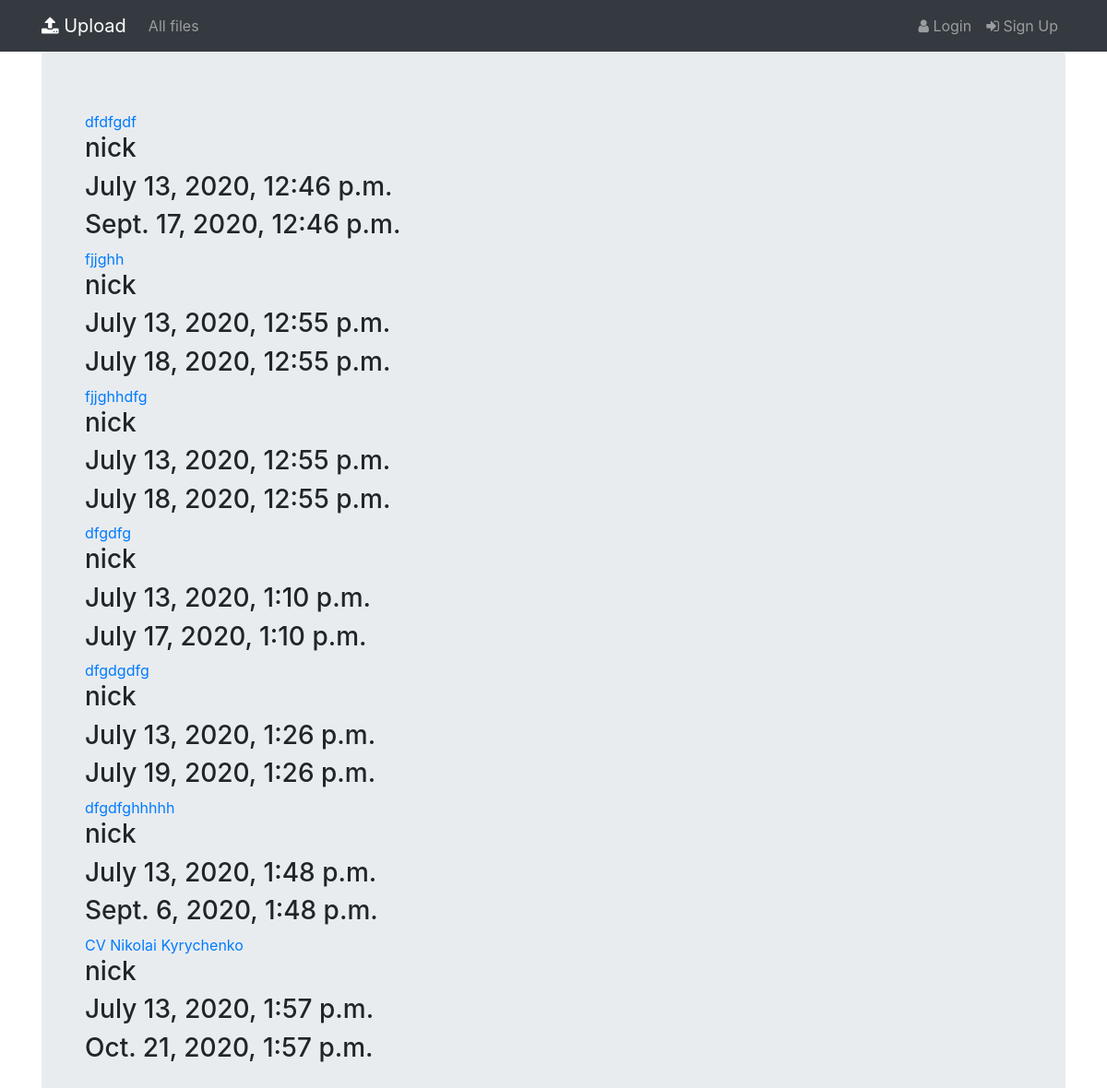
Page /all/ on the committed database.
### file_storage/models.py (models this page shows, shortened)
class UserFile(models.Model):
    user = models.ForeignKey(User, related_name="files",on_delete=models.CASCADE)
    filename = models.CharField(max_length=100,unique=True)
    file = models.FileField(upload_to='uploads/')
    slug = AutoSlugField(populate_from='filename')
    created_at = models.DateTimeField(null=True)
    estimation = models.PositiveIntegerField()
    expiration_date = models.DateTimeField(null=True)
    countdown = models.CharField(max_length=100)

### file_storage/views.py (the view)
# urls.py: path('all/', views.FileList.as_view(),name='all'),
class FileList(ListView):
    model = models.UserFile
    template_name = 'file_storage/all.html'
    context_object_name = 'file_list'

### file_storage/templates/file_storage/all.html
{% extends "base.html" %}
{% load bootstrap4 %}
{% block content %}
<div class="container">
  {% for userfile in file_list %}
    <a href="{% url 'file_storage:detail' slug=userfile.slug %}">{{ userfile.filename }}</a>
    <h3>{{ userfile.user }}</h3>
    <h3>{{ userfile.created_at }}</h3>
    <h3>{{ userfile.expiration_date }}</h3>
  {% endfor %}
</div>
{% endblock %}

### templates/base.html (shortened to what this page needs)
<!DOCTYPE html>
{% load static %}
<html>
  <head>
    <link rel="stylesheet" href="https://stackpath.bootstrapcdn.com/bootstrap/4.5.0/css/bootstrap.min.css"
>
    <link href="https://maxcdn.bootstrapcdn.com/font-awesome/4.7.0/css/font-awesome.min.css" rel="stylesheet">
  </head>
  <body>
    <nav class="navbar navbar-expand-lg navbar-dark bg-dark techfont">
      <div class="container">
        <div class="navbar-nav align-items-center">
          <a class="navbar-brand bigbrand" href="{% url 'file_storage:upload' %}">
            <i class="fa fa-upload" aria-hidden="true"></i> Upload</a>
          <a class="nav-item nav-link" href="{% url 'file_storage:all' %}">All files</a>
        </div>
        <div class="navbar-nav align-items-center ml-auto">
          {% if user.is_authenticated %}
            <a class="nav-link disabled">Welcome {{ user.username }}!</a>
            <a class="nav-item nav-link" href="{% url 'accounts:logout' %}">
              <i class="fa fa-sign-out" aria-hidden="true"></i> Log out</a>
          {% else %}
            <a class="nav-item nav-link" href="{% url 'accounts:login' %}" aria-label="Login">
              <i class="fa fa-user" aria-hidden="true"></i> Login</a>
            <a class="nav-item nav-link" href="{% url 'accounts:signup' %}" aria-label="Sign Up">
              <i class="fa fa-sign-in" aria-hidden="true"></i> Sign Up</a>
          {% endif %}
        </div>
      </div>
    </nav>
          <div class="container">
              <div class="jumbotron">
                      {% block content %}
                      {% endblock %}
              </div>
          </div>
  </body>
</html>

### rows in the picture
UserFile: filename "dfdfgdf", user "nick", created_at "July 13, 2020, 12:46 p.m.", expiration_date "Sept. 17, 2020, 12:46 p.m."
UserFile: filename "fjjghh", user "nick", created_at "July 13, 2020, 12:55 p.m.", expiration_date "July 18, 2020, 12:55 p.m."
UserFile: filename "fjjghhdfg", user "nick", created_at "July 13, 2020, 12:55 p.m.", expiration_date "July 18, 2020, 12:55 p.m."
UserFile: filename "dfgdfg", user "nick", created_at "July 13, 2020, 1:10 p.m.", expiration_date "July 17, 2020, 1:10 p.m."
UserFile: filename "dfgdgdfg", user "nick", created_at "July 13, 2020, 1:26 p.m.", expiration_date "July 19, 2020, 1:26 p.m."
UserFile: filename "dfgdfghhhhh", user "nick", created_at "July 13, 2020, 1:48 p.m.", expiration_date "Sept. 6, 2020, 1:48 p.m."
UserFile: filename "CV Nikolai Kyrychenko", user "nick", created_at "July 13, 2020, 1:57 p.m.", expiration_date "Oct. 21, 2020, 1:57 p.m."
